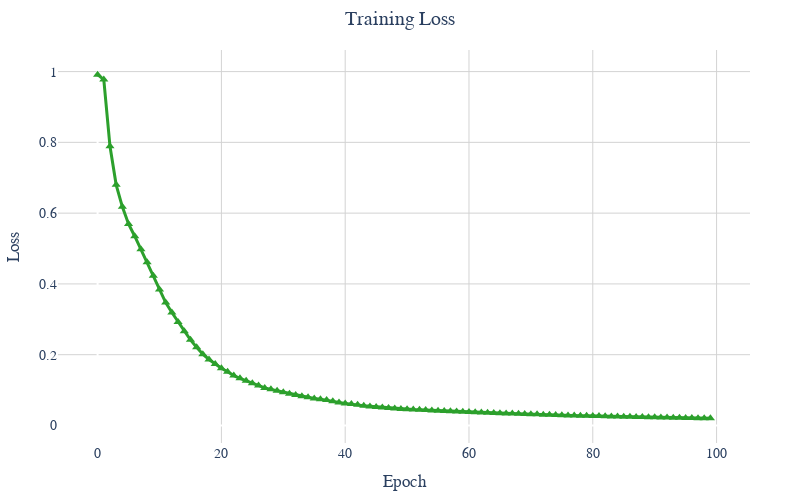

Notebook code for this chart:
### Markdown cell above
# 训练

结果：

1. [训练 Loss](https://github.com/SunSeaLucky/2025-MCM-ICM/tree/main/shy-files/pictures/loss)

### Code cell
from dl.lstm import LSTMAdvanced
from statics.Statics import Statics
import numpy as np
import pandas as pd

lstm = LSTMAdvanced(feature_type=1)

lstm.dataset_construct()
lstm.train()
lstm.draw_loss()

### Figure 1 — Plotly figure (JSON) as saved in the notebook; plotly's stock layout.template omitted (floating-point values rounded to 4 significant figures)
{"data": [{"line": {"color": "#2ca02c", "width": 3}, "marker": {"size": 8, "symbol": "triangle-up"}, "mode": "lines+markers", "name": "Loss", "type": "scatter", "x": [0, 1, 2, 3, 4, 5, 6, 7, 8, 9, 10, 11, 12, 13, 14, 15, 16, 17, 18, 19, 20, 21, 22, 23, 24, 25, 26, 27, 28, 29, 30, 31, 32, 33, 34, 35, 36, 37, 38, 39, 40, 41, 42, 43, 44, 45, 46, 47, 48, 49, 50, 51, 52, 53, 54, 55, 56, 57, 58, 59, 60, 61, 62, 63, 64, 65, 66, 67, 68, 69, 70, 71, 72, 73, 74, 75, 76, 77, 78, 79, 80, 81, 82, 83, 84, 85, 86, 87, 88, 89, 90, 91, 92, 93, 94, 95, 96, 97, 98, 99], "y": [0.9914, 0.9776, 0.7888, 0.6801, 0.618, 0.5696, 0.5348, 0.4981, 0.4612, 0.4231, 0.3841, 0.3473, 0.3191, 0.2926, 0.2665, 0.242, 0.2209, 0.2015, 0.1865, 0.1734, 0.1618, 0.1517, 0.1411, 0.1332, 0.1262, 0.1191, 0.1128, 0.1061, 0.102, 0.09842, 0.09401, 0.08959, 0.08591, 0.08278, 0.07947, 0.07648, 0.07416, 0.07184, 0.06867, 0.065, 0.06244, 0.06103, 0.05823, 0.05549, 0.05391, 0.05253, 0.05102, 0.04937, 0.04791, 0.04646, 0.04614, 0.04482, 0.04423, 0.04341, 0.04252, 0.04163, 0.0407, 0.03997, 0.03924, 0.03877, 0.03804, 0.03721, 0.03646, 0.0357, 0.03529, 0.03458, 0.03403, 0.03352, 0.03316, 0.03242, 0.03161, 0.03145, 0.03039, 0.03015, 0.0294, 0.02894, 0.02848, 0.028, 0.02765, 0.0272, 0.02681, 0.02643, 0.02607, 0.02561, 0.02531, 0.02495, 0.02455, 0.02426, 0.02391, 0.02351, 0.02313, 0.02273, 0.02228, 0.02188, 0.02157, 0.02129, 0.021, 0.02072, 0.02042, 0.02014]}], "layout": {"font": {"family": "Times New Roman", "size": 14}, "height": 500, "legend": {"bordercolor": "Black", "borderwidth": 1, "font": {"size": 12}, "title": {"text": "Legend"}, "x": 0.02, "y": 0.98}, "margin": {"b": 50, "l": 50, "r": 50, "t": 50}, "plot_bgcolor": "white", "title": {"font": {"family": "Times New Roman", "size": 20}, "text": "Training Loss", "x": 0.5}, "width": 800, "xaxis": {"gridcolor": "lightgrey", "showgrid": true, "title": {"text": "Epoch"}}, "yaxis": {"gridcolor": "lightgrey", "showgrid": true, "title": {"text": "Loss"}}}}
